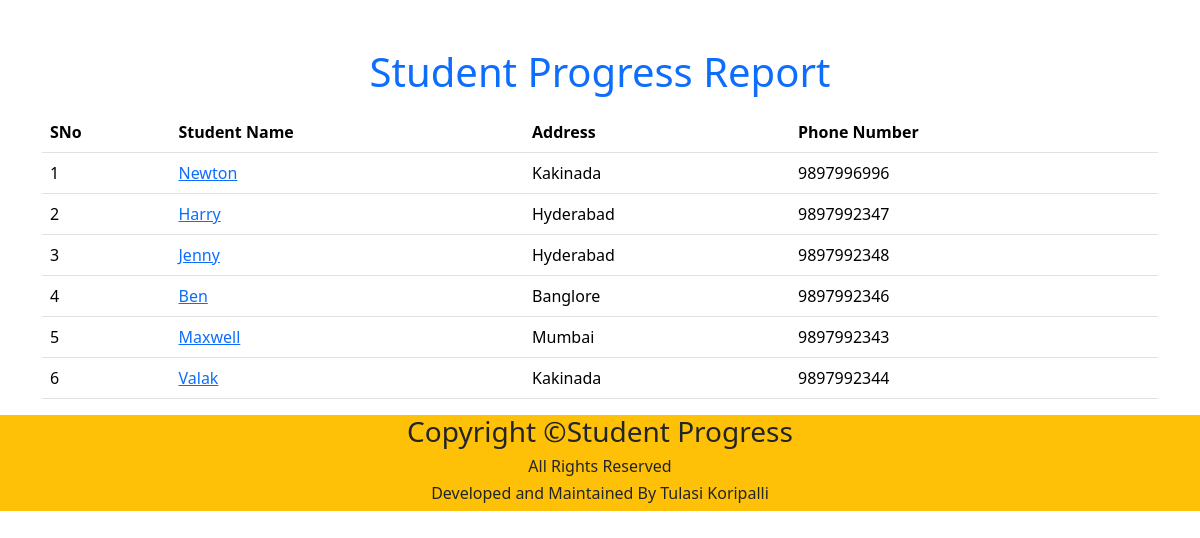
The page / on the database its author committed.
### student/models.py (models this page shows, shortened)
class Studentprogress(models.Model):
    name=models.CharField(max_length=100)
    photo=models.ImageField(upload_to='images')
    marks=models.CharField(max_length=100,blank=True)
    result=models.CharField(max_length=6)
    grade=models.CharField(max_length=5)
    address=models.CharField(max_length=100)
    phone_number=models.CharField(max_length=10,blank=True)

### Studentprogress/views.py (the view)
# urls.py: 2. Add a URL to urlpatterns:  path('', views.home, name='home')
def home(request):
    student=Studentprogress.objects.all()
    context={
        'student':student,
    }
    return render(request,'home.html',context)

### templates/home.html (shortened to what this page needs)
<!DOCTYPE html>
<html lang="en">
<head>
    <link href="https://cdn.jsdelivr.net/npm/bootstrap@5.3.3/dist/css/bootstrap.min.css" rel="stylesheet">
</head>
<body>
  <div class="container mt-5">
    <h1 class="text-center text-primary">Student Progress Report</h1>
    <table class="table table-hover mt-3">
        <thead>
            <tr>
                <th>SNo</th>
                <th>Student Name</th>
                <th>Address</th>
                <th>Phone Number</th>
            </tr>
        </thead>
        <tbody>
            {% for x in student %}
            <tr>
                <td>{{forloop.counter}}</td>
                <td><a href="{% url 'student_detail' x.id %}">{{x.name}}</td>
                <td>{{x.address}}</td>
                <td>{{x.phone_number}}</td>
            </tr>
            {% endfor %}
        </tbody>
    </table>
</div>
<footer class="text-center bg-warning">
    <div>
      <div class="row">
        <div class="col">
          <h3>Copyright &copy;Student Progress</h3>
          <h6>All Rights Reserved</h6>
          <h6>Developed and Maintained By Tulasi Koripalli</h6>
        </div>
      </div>
    </div>
  </footer>
</body>
</html>

### rows shown on the page
Studentprogress: name "Newton", address "Kakinada", phone_number "9897996996"
Studentprogress: name "Harry", address "Hyderabad", phone_number "9897992347"
Studentprogress: name "Jenny", address "Hyderabad", phone_number "9897992348"
Studentprogress: name "Ben", address "Banglore", phone_number "9897992346"
Studentprogress: name "Maxwell", address "Mumbai", phone_number "9897992343"
Studentprogress: name "Valak", address "Kakinada", phone_number "9897992344"
